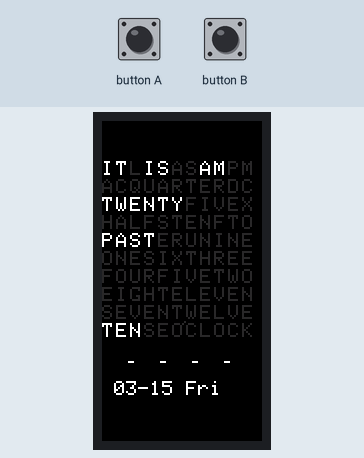
Bench run of a sketch on a simulated ESP32. Parts: 160×80 colour display. The inputs (shaded band) are chosen by the test bench. WiFi joins after 1.5 s; servers stay silent unless stated; the local clock reads 2024-03-15 10:24:30 at power-on unless the sketch sets it; what the sketch prints to the serial monitor is not drawn.

Above: at 1.3 s.
1.4 s: button B pressed for 3.2 s
At 4.0 s:
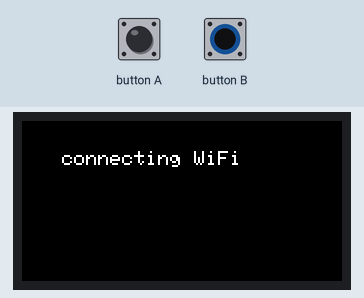
7.6 s: button A pressed for 0.15 s
At 9.7 s:
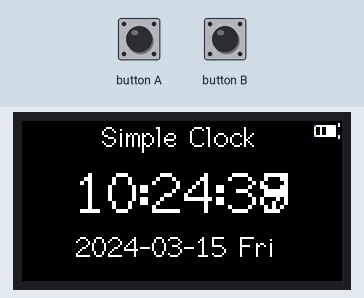
10.7 s: button B pressed for 3.2 s
At 15.6 s:
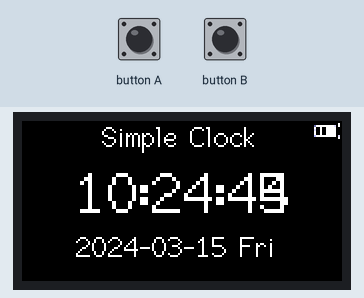
Timing chart, 0 to 17.1 s (numbered marks = the images above; inputs shaded):
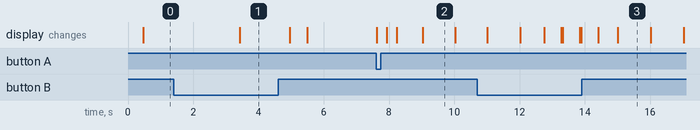

Measured:
- after the input at 1.4 s, the display: changes after 2.0 s (image 1)
- after the input at 7.6 s, the display: first changes at once (image 2 shows a later state)
- after the input at 10.7 s, the display: first differs from a run without the input after 2.1 s (image 3 shows a later state)
- what the display in image 2 shows lasts 1.0 s, from 9.0 s to 10.0 s

The sketch:

m5StickC-QlockTwo.ino
```cpp
#include <M5StickC.h>
#include <WiFi.h>
#include "time.h"

// WiFi credentials
char const *ssid = "ssid";
char const *password = "password";

char const *ntpServer = "pool.ntp.org";
double vbat = 0.0;
int discharge, charge;

char const *weekdays[7] = {"Sun", "Mon", "Tue", "Wed", "Thu", "Fri", "Sat"};

// define what timezone you are in
int timeZone = 8 * 3600; // 8 for UTC/GMT+08:00, https://blog.csdn.net/Naisu_kun/article/details/115627629

// mode
enum Mode
{
    Qlock = 0,
    Simple,
    ScreenOff,
};

Mode currentMode;

long screenOnTime;
long lastRefreshTime;

RTC_TimeTypeDef RTC_TimeStruct;
RTC_DateTypeDef RTC_DateStruct;

uint8_t bat_3[] =
{ 0x00, 0x00, 0x00, 0x00, 0x00, 0x00, 0x00, 0x00, 0x00, 0x00, 0x00, 0x00, 0x00, 0xff,
  0x00, 0x6e, 0xff, 0xff, 0xff, 0xff, 0xff, 0xff, 0xff, 0xff, 0xff, 0xdb, 0x00, 0xff,
  0x00, 0xff, 0x00, 0x00, 0xff, 0x00, 0x00, 0xff, 0x00, 0x00, 0xff, 0xff, 0x00, 0x00,
  0x00, 0xdb, 0x00, 0x00, 0xff, 0x00, 0x00, 0xff, 0x00, 0x00, 0xff, 0xff, 0x00, 0x00,
  0x00, 0xff, 0x00, 0x00, 0xff, 0x00, 0x00, 0xff, 0x00, 0x00, 0xff, 0xff, 0x00, 0x00,
  0x00, 0xff, 0x00, 0x00, 0xff, 0x00, 0x00, 0xff, 0x00, 0x00, 0xff, 0xff, 0x00, 0x00,
  0x00, 0xb7, 0xff, 0xff, 0xff, 0xff, 0xff, 0xff, 0xff, 0xff, 0xff, 0xff, 0x00, 0xdb,
  0x00, 0x00, 0x00, 0x00, 0x00, 0x00, 0x00, 0x00, 0x00, 0x00, 0x00, 0x00, 0x00, 0xff,
};

uint8_t bat_2[] =
{ 0x00, 0x00, 0x00, 0x00, 0x00, 0x00, 0x00, 0x00, 0x00, 0x00, 0x00, 0x00, 0x00, 0xff,
  0x00, 0x6e, 0xff, 0xff, 0xff, 0xff, 0xff, 0xff, 0xff, 0xff, 0xff, 0xdb, 0x00, 0xff,
  0x00, 0xff, 0x00, 0x00, 0xff, 0x00, 0x00, 0xff, 0xff, 0xff, 0xff, 0xff, 0x00, 0x00,
  0x00, 0xdb, 0x00, 0x00, 0xff, 0x00, 0x00, 0xff, 0xff, 0xff, 0xff, 0xff, 0x00, 0x00,
  0x00, 0xff, 0x00, 0x00, 0xff, 0x00, 0x00, 0xff, 0xff, 0xff, 0xff, 0xff, 0x00, 0x00,
  0x00, 0xff, 0x00, 0x00, 0xff, 0x00, 0x00, 0xff, 0xff, 0xff, 0xff, 0xff, 0x00, 0x00,
  0x00, 0xb7, 0xff, 0xff, 0xff, 0xff, 0xff, 0xff, 0xff, 0xff, 0xff, 0xff, 0x00, 0xdb,
  0x00, 0x00, 0x00, 0x00, 0x00, 0x00, 0x00, 0x00, 0x00, 0x00, 0x00, 0x00, 0x00, 0xff,
};

uint8_t bat_1[] =
{ 0x00, 0x00, 0x00, 0x00, 0x00, 0x00, 0x00, 0x00, 0x00, 0x00, 0x00, 0x00, 0x00, 0xff,
  0x00, 0x6e, 0xff, 0xff, 0xff, 0xff, 0xff, 0xff, 0xff, 0xff, 0xff, 0xdb, 0x00, 0xff,
  0x00, 0xff, 0x00, 0x00, 0xff, 0xff, 0xff, 0xff, 0xff, 0xff, 0xff, 0xff, 0x00, 0x00,
  0x00, 0xff, 0x00, 0x00, 0xff, 0xff, 0xff, 0xff, 0xff, 0xff, 0xff, 0xff, 0x00, 0x00,
  0x00, 0xff, 0x00, 0x00, 0xff, 0xff, 0xff, 0xff, 0xff, 0xff, 0xff, 0xff, 0x00, 0x00,
  0x00, 0xff, 0x00, 0x00, 0xff, 0xff, 0xff, 0xff, 0xff, 0xff, 0xff, 0xff, 0x00, 0x00,
  0x00, 0xb7, 0xff, 0xff, 0xff, 0xff, 0xff, 0xff, 0xff, 0xff, 0xff, 0xff, 0x00, 0xdb,
  0x00, 0x00, 0x00, 0x00, 0x00, 0x00, 0x00, 0x00, 0x00, 0x00, 0x00, 0x00, 0x00, 0xff,
};

int QLOCK_GREY = M5.Lcd.color565(40, 40, 40);

void buttons_code()
{
    // Button A switch the mode
    if (M5.BtnA.wasPressed())
    {
        switchMode();
    }
    // Button B doing a time resync if pressed for 2 sec
    if (M5.BtnB.pressedFor(2000))
    {
        timeSync();
    }
}

void turnOffScreen()
{
    M5.Lcd.writecommand(ST7735_DISPOFF);
    M5.Axp.ScreenBreath(0); // Brightness: 7 ~ 16
}

void turnOnScreen()
{
    M5.Lcd.writecommand(ST7735_DISPON);
    M5.Axp.ScreenBreath(16);
}

void switchMode()
{
    currentMode = Mode((currentMode + 1) % 3);
    if (currentMode == ScreenOff)
    {
        turnOffScreen();
    }
    else
    {
        turnOnScreen();
        screenOnTime = millis();
        M5.Lcd.fillScreen(BLACK);
    }
}

// Printing time to LCD
void drawSimpleClock()
{
    batteryStatus();
    M5.Lcd.setRotation(1);
    M5.Lcd.setCursor(40, 0, 2);
    M5.Lcd.println("Simple Clock");
    if (millis() >= lastRefreshTime + 1000)
    {
        M5.Lcd.setTextSize(2);
        M5.Rtc.GetTime(&RTC_TimeStruct);
        M5.Rtc.GetData(&RTC_DateStruct);
        M5.Lcd.setCursor(27, 20);
        M5.Lcd.printf("%02d:%02d:%02d", RTC_TimeStruct.Hours, RTC_TimeStruct.Minutes, RTC_TimeStruct.Seconds);
        M5.Lcd.setCursor(27, 55);
        M5.Lcd.setTextSize(1);
        M5.Lcd.printf("%04d-%02d-%02d %s", RTC_DateStruct.Year, RTC_DateStruct.Month, RTC_DateStruct.Date, weekdays[RTC_DateStruct.WeekDay]);
    }
}

void drawQlock()
{
    M5.Lcd.setRotation(0);
    M5.Rtc.GetTime(&RTC_TimeStruct);
    M5.Rtc.GetData(&RTC_DateStruct);
    drawQlockPanel(RTC_TimeStruct.Hours, RTC_TimeStruct.Minutes);
    M5.Lcd.setCursor(6, 130);
    M5.Lcd.setTextSize(1);
    M5.Lcd.printf("%02d-%02d %s", RTC_DateStruct.Month, RTC_DateStruct.Date, weekdays[RTC_DateStruct.WeekDay]);
}

// Syncing time from NTP Server
void timeSync()
{
    M5.Lcd.setRotation(1);
    M5.Lcd.setTextSize(1);
    Serial.println("Syncing Time");
    Serial.printf("Connecting to %s ", ssid);
    M5.Lcd.fillScreen(BLACK);
    M5.Lcd.setCursor(20, 15);
    M5.Lcd.println("connecting WiFi");
    WiFi.begin(ssid, password);
    while (WiFi.status() != WL_CONNECTED)
    {
        delay(500);
        Serial.print(".");
    }
    Serial.println(" CONNECTED");
    M5.Lcd.fillScreen(BLACK);
    M5.Lcd.setCursor(20, 15);
    M5.Lcd.println("Connected");
    // Set ntp time to local
    configTime(timeZone, 0, ntpServer);

    // Get local time
    struct tm timeInfo;
    if (getLocalTime(&timeInfo))
    {
        // Set RTC time
        RTC_TimeTypeDef TimeStruct;
        TimeStruct.Hours = timeInfo.tm_hour;
        TimeStruct.Minutes = timeInfo.tm_min;
        TimeStruct.Seconds = timeInfo.tm_sec;
        M5.Rtc.SetTime(&TimeStruct);

        RTC_DateTypeDef DateStruct;
        DateStruct.WeekDay = timeInfo.tm_wday;
        DateStruct.Month = timeInfo.tm_mon + 1;
        DateStruct.Date = timeInfo.tm_mday;
        DateStruct.Year = timeInfo.tm_year + 1900;
        M5.Rtc.SetData(&DateStruct);
        Serial.println("Time now matching NTP");
        M5.Lcd.fillScreen(BLACK);
        M5.Lcd.setCursor(20, 15);
        M5.Lcd.println("S Y N C");
        delay(500);
        M5.Lcd.fillScreen(BLACK);
        M5.Lcd.setCursor(40, 0, 2);
        M5.Lcd.println("Simple Clock");
    }
}

const char *clockPanel = "ITLISASAMPM"
                         "ACQUARTERDC"
                         "TWENTYFIVEX"
                         "HALFSTENFTO"
                         "PASTERUNINE"
                         "ONESIXTHREE"
                         "FOURFIVETWO"
                         "EIGHTELEVEN"
                         "SEVENTWELVE"
                         "TENSEOCLOCK";

const int R = 10;
const int C = 11;
const int INT_SIZE = 32;

typedef struct
{
    char *word;
    uint32_t encoding[4];
} Word;

// 110 characters in total, 4 int32_t needed
Word itis = {(char *)"IT IS", {0x1B, 0, 0, 0}};
Word am = {(char *)"AM", {0x180, 0, 0, 0}};
Word pm = {(char *)"PM", {0x600, 0, 0, 0}};
Word quarter = {(char *)"A QUARTER", {0xFE800, 0, 0, 0}};
Word twenty = {(char *)"TWENTY", {0xFC00000, 0, 0, 0}};
Word mFive = {(char *)"FIVE", {0xF0000000, 0, 0, 0}};
Word half = {(char *)"HALF", {0, 0x1E, 0, 0}};
Word mTen = {(char *)"TEN", {0, 0x1C0, 0, 0}};
Word to = {(char *)"TO", {0, 0xC00, 0, 0}};
Word past = {(char *)"PAST", {0, 0xF000, 0, 0}};
Word nine = {(char *)"NINE", {0, 0x780000, 0, 0}};
Word one = {(char *)"ONE", {0, 0x3800000, 0, 0}};
Word six = {(char *)"SIX", {0, 0x1C000000, 0, 0}};
Word three = {(char *)"THREE", {0, 0xE0000000, 0x3, 0}};
Word four = {(char *)"SIX", {0, 0, 0x3C, 0}};
Word hFive = {(char *)"FIVE", {0, 0, 0x3C0, 0}};
Word two = {(char *)"TWO", {0, 0, 0x1C00, 0}};
Word eight = {(char *)"EIGHT", {0, 0, 0x3E000, 0}};
Word eleven = {(char *)"ELEVEN", {0, 0, 0xFC0000, 0}};
Word seven = {(char *)"SEVEN", {0, 0, 0x1F000000, 0}};
Word twelve = {(char *)"TWELVE", {0, 0, 0xE0000000, 0x7}};
Word hTen = {(char *)"TEN", {0, 0, 0, 0x38}};
Word oclock = {(char *)"O'CLOCK", {0, 0, 0, 0x3F00}};

Word hourWords[] = {twelve, one, two, three, four, hFive, six, seven, eight, nine, hTen, eleven};

int lastUpdateTime = 0;

void drawQlockMinuteDot(int dm) // 0 ~ 4
{
    for (int i = 0; i < 4; i++)
    {
        int xc = 14 + i * 16;
        M5.Lcd.drawLine(xc - 1, 120, xc + 1, 120, i < dm ? WHITE : QLOCK_GREY);
    }
}

void drawQlockPanel(int h, int m)
{
    Word words[10] = {itis};
    int p = 1;

    words[p++] = h < 12 ? am : pm;

    int approxM = m / 5 * 5;

    if (approxM == 0)
    {
        // do nothing, o'clock
    }
    else if (approxM == 5 || approxM == 55)
    {
        words[p++] = mFive;
    }
    else if (approxM == 10 || approxM == 50)
    {
        words[p++] = mTen;
    }
    else if (approxM == 15 || approxM == 45)
    {
        words[p++] = quarter;
    }
    else if (approxM == 20 || approxM == 40)
    {
        words[p++] = twenty;
    }
    else if (approxM == 25 || approxM == 35)
    {
        words[p++] = twenty;
        words[p++] = mFive;
    }
    else // (approxM == 30)
    {
        words[p++] = half;
    }

    if (approxM > 0)
    {
        if (approxM < 30)
        {
            words[p++] = past;
        }
        else
        {
            words[p++] = to;
            h += 1;
        }
        words[p++] = hourWords[h % 12];
    }
    else
    {
        words[p++] = hourWords[h % 12];
        words[p++] = oclock;
    }

    int len = p;
    p = 0;
    uint32_t mask[4] = {0, 0, 0, 0};
    while (p <= len)
    {
        for (int i = 0; i < 4; i++)
        {
            mask[i] |= words[p].encoding[i];
        }
        p++;
    }

    int intSize = sizeof(*mask);
    for (int i = 0, y = 20; i < R; i++, y += 9)
    {
        for (int j = 0, x = 0; j < C; j++, x += 7)
        {
            int pos = i * C + j;
            int p = pos / INT_SIZE;
            int b = pos % INT_SIZE;
            int color = mask[p] & (1 << b) ? WHITE : QLOCK_GREY;
            M5.Lcd.drawChar(x, y, clockPanel[pos], color, BLACK, 1);
            if (pos == 104)
            {
                M5.Lcd.drawLine(x + 6, y - 1, x + 5, y, color); // o'clock
            }
        }
    }

    drawQlockMinuteDot(m - approxM);
}

void batterySaver()
{
    if (millis() > screenOnTime + 10 * 1000 && currentMode != ScreenOff)
    {
        turnOffScreen();
        currentMode = ScreenOff;
    }
}

void batteryStatus()
{
    vbat = M5.Axp.GetVbatData() * 1.1 / 1000;
    discharge = M5.Axp.GetIdischargeData() / 2;
    if (vbat >= 4)
    {
        M5.Lcd.pushImage(145, 1, 14, 8, bat_3);
    }
    else if (vbat >= 3.7)
    {
        M5.Lcd.pushImage(145, 1, 14, 8, bat_2);
    }
    else if (vbat < 3.7)
    {
        M5.Lcd.pushImage(145, 1, 14, 8, bat_1);
    }
    else
    {
    }
    // M5.Lcd.setTextColor(TFT_YELLOW);
    // M5.Lcd.setCursor(140, 12);
    // M5.Lcd.setTextSize(1);
    // M5.Lcd.println(discharge);
}

void setup()
{
    M5.begin();

    M5.Lcd.fillScreen(BLACK);

    // timeSync(); //uncomment if you want to have a timesync everytime you turn device on (if no WIFI is avail mostly bad)

    screenOnTime = millis();
    lastRefreshTime = millis();
}

void loop()
{
    M5.update();
    buttons_code();

    if (currentMode == Simple)
    {
        drawSimpleClock();
    }
    if (currentMode == Qlock)
    {
        drawQlock();
    }

    batterySaver();

    // TODO: low battery flashlight,
    // battery: https://github.com/m5stack/m5-docs/blob/master/docs/zh_CN/api/axp192_m5stickc.md
}
```
